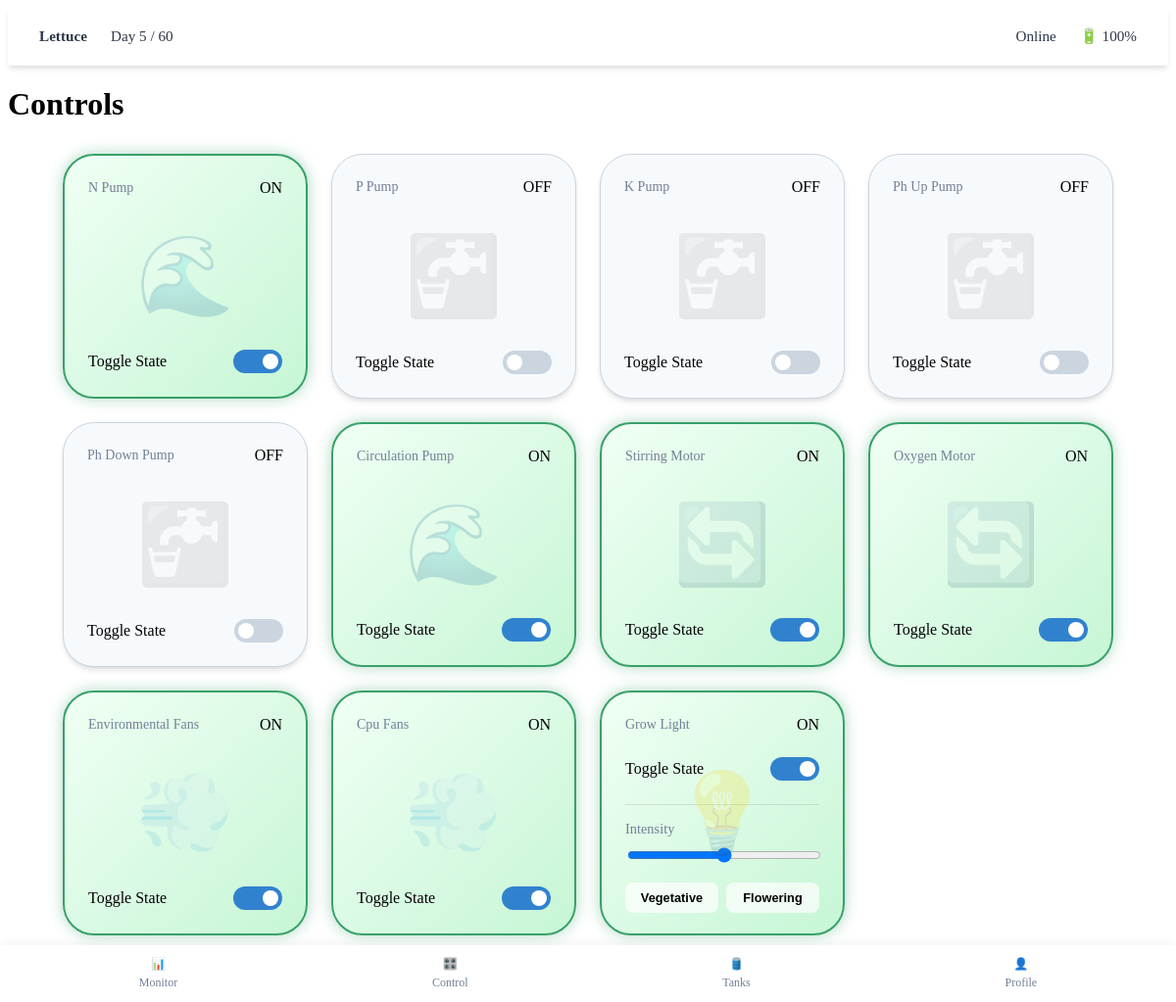
Screenshot of /controls (signed in) with the database file from the repository.
### models.py (models this page shows)
class Plant(db.Model):
    id = db.Column(db.Integer, primary_key=True)
    name = db.Column(db.String(100), nullable=False)
    temp_min = db.Column(db.Float, default=20.0)
    temp_max = db.Column(db.Float, default=30.0)
    humidity_min = db.Column(db.Float, default=40.0)
    humidity_max = db.Column(db.Float, default=70.0)
    ph_min = db.Column(db.Float, default=5.5)
    ph_max = db.Column(db.Float, default=6.5)
    tds_min = db.Column(db.Float, default=800.0)
    tds_max = db.Column(db.Float, default=1200.0)
    n_min = db.Column(db.Float, default=100.0)
    n_max = db.Column(db.Float, default=200.0)
    p_min = db.Column(db.Float, default=30.0)
    p_max = db.Column(db.Float, default=50.0)
    k_min = db.Column(db.Float, default=100.0)
    k_max = db.Column(db.Float, default=300.0)
    light_min = db.Column(db.Float, default=1000.0)
    light_max = db.Column(db.Float, default=20000.0)
    expected_days = db.Column(db.Integer, default=60)
    start_date = db.Column(db.DateTime, default=datetime.utcnow)

class ControlStatus(db.Model):
    id = db.Column(db.Integer, primary_key=True)
    name = db.Column(db.String(50), unique=True, nullable=False) # e.g., 'n_pump', 'grow_light'
    is_on = db.Column(db.Boolean, default=False)
    settings = db.Column(db.JSON, nullable=True) # Store intensity, spectrum for lights

### routes/views.py (the view)
@views.route('/controls')
@login_required
def controls():
    plant = Plant.query.first()
    controls = ControlStatus.query.all()
    return render_template('controls.html', user=current_user, controls=controls, plant=plant)

### templates/controls.html (shortened to what this page needs)
{% extends "base.html" %}
{% block content %}
<h1 style="margin-bottom: 1.5rem;">Controls</h1>
<div class="card-grid">
    {% for control in controls %}
    {% set theme = '' %}
    {% set icon_off = '🔌' %}
    {% set icon_on = '⚡' %}
    {% if 'pump' in control.name %}
    {% set icon_off = '🚰' %}
    {% set icon_on = '🌊' %}
    {% elif 'fan' in control.name %}
    {% set icon_off = '🛑' %}
    {% set icon_on = '💨' %}
    {% elif 'light' in control.name %}
    {% set icon_off = '🌑' %}
    {% set icon_on = '💡' %}
    {% elif 'motor' in control.name %}
    {% set icon_off = '⚙️' %}
    {% set icon_on = '🔄' %}
    {% endif %}
    <div class="card {{ 'card-on' if control.is_on else 'card-off' }}" id="card-{{ control.name }}"
        data-icon-on="{{ icon_on }}" data-icon-off="{{ icon_off }}"
        style="{{ 'transition: background 0.5s ease;' if control.name == 'grow_light' else '' }}">
        <span class="bg-icon" id="icon-{{ control.name }}">
            {{ icon_on if control.is_on else icon_off }}
        </span>
        <div class="card-header">
            <span class="card-title" style="text-transform: capitalize;">{{ control.name.replace('_', ' ') }}</span>
            <div class="status-badge {{ 'status-online' if control.is_on else 'status-offline' }}"
                id="badge-{{ control.name }}">
                {{ 'ON' if control.is_on else 'OFF' }}
            </div>
        </div>
        <div style="display: flex; justify-content: space-between; align-items: center; margin-top: 1rem;">
            <span>Toggle State</span>
            <label class="switch">
                <span class="slider round"></span>
            </label>
        </div>
        {% if control.name == 'grow_light' %}
        <div style="margin-top: 1.5rem; border-top: 1px solid rgba(0,0,0,0.1); padding-top: 1rem;">
            <div style="margin-bottom: 0.5rem; font-size: 0.9rem; color: var(--text-secondary);">Intensity</div>
            <input type="range" min="0" max="100" value="50" style="width: 100%;">
            <div style="margin-top: 1rem; display: flex; gap: 0.5rem;">
                <button class="btn" onclick="setLightColor('vegetative')"
                    style="font-size: 0.8rem; padding: 0.5rem; background: rgba(255,255,255,0.7); flex: 1;">Vegetative</button>
                <button class="btn" onclick="setLightColor('flowering')"
                    style="font-size: 0.8rem; padding: 0.5rem; background: rgba(255,255,255,0.7); flex: 1;">Flowering</button>
            </div>
        </div>
        {% endif %}
    </div>
    {% endfor %}
</div>
{% endblock %}

### templates/base.html (shortened to what this page needs)
<!DOCTYPE html>
<html lang="en">
<head>
    <link rel="stylesheet" href="{{ url_for('static', filename='css/style.css') }}">
</head>
<body>
    {% if current_user.is_authenticated %}
    <header class="app-header">
        <div class="header-info">
            <div style="font-weight: bold; color: var(--text-primary);">
                {% if plant %}{{ plant.name }}{% else %}No Plant{% endif %}
            </div>
            <div>Day {{ 5 }} / {{ plant.expected_days if plant else 60 }}</div>
        </div>
        <div class="header-info">
            <div class="status-badge status-online">Online</div>
            <div>🔋 100%</div>
        </div>
    </header>
    {% endif %}
    <main class="container">
        {% block content %}{% endblock %}
    </main>
    {% if current_user.is_authenticated %}
    <nav class="bottom-nav">
        <a href="{{ url_for('views.monitor') }}" class="nav-item {% if request.endpoint == 'views.monitor' %}active{% endif %}">
            <span>📊</span>
            <span>Monitor</span>
        </a>
        <a href="{{ url_for('views.controls') }}" class="nav-item {% if request.endpoint == 'views.controls' %}active{% endif %}">
            <span>🎛️</span>
            <span>Control</span>
        </a>
        <a href="{{ url_for('views.tanks') }}" class="nav-item {% if request.endpoint == 'views.tanks' %}active{% endif %}">
            <span>🛢️</span>
            <span>Tanks</span>
        </a>
        <a href="{{ url_for('views.profile') }}" class="nav-item {% if request.endpoint == 'views.profile' %}active{% endif %}">
            <span>👤</span>
            <span>Profile</span>
        </a>
    </nav>
    <div style="height: 60px;"></div>
    {% endif %}
</body>
</html>

### static/css/style.css (style rules this page uses)
:root { --bg-color: #f4f6f8; --card-bg: #ffffff; --text-primary: #2d3748; --text-secondary: #718096; --primary-color: #3182ce; --accent-color: #38a169; --danger-color: #e53e3e; --warning-color: #ecc94b; --success-color: #48bb78; --shadow-sm: 0 1px 3px 0 rgba(0, 0, 0, 0.1), 0 1px 2px 0 rgba(0, 0, 0, 0.06); --shadow-md: 0 4px 6px -1px rgba(0, 0, 0, 0.1), 0 2px 4px -1px rgba(0, 0, 0, 0.06); --radius-lg: 2rem; --font-family: 'Inter', system-ui, -apple-system, sans-serif; }
.card-grid { display: grid; grid-template-columns: repeat(auto-fill, minmax(200px, 250px)); justify-content: center; gap: 1.5rem; margin-top: 2rem; }
.card { background-color: var(--card-bg); border-radius: var(--radius-lg); padding: 1.5rem; box-shadow: var(--shadow-md); transition: transform 0.2s, box-shadow 0.2s; cursor: pointer; text-decoration: none; color: inherit; display: flex; flex-direction: column; justify-content: space-between; aspect-ratio: 1 / 1; position: relative; overflow: hidden; }
.card-header { display: flex; justify-content: space-between; align-items: center; margin-bottom: 0.5rem; }
.card-title { font-size: 0.875rem; color: var(--text-secondary); font-weight: 500; }
.app-header { background: rgba(255, 255, 255, 0.85); backdrop-filter: blur(12px); -webkit-backdrop-filter: blur(12px); box-shadow: 0 4px 6px -1px rgba(0, 0, 0, 0.1), 0 2px 4px -1px rgba(0, 0, 0, 0.06); padding: 1.25rem 2rem; position: sticky; top: 0; z-index: 50; display: flex; justify-content: space-between; align-items: center; border-bottom: 1px solid rgba(255, 255, 255, 0.3); }
.header-info { display: flex; gap: 1.5rem; align-items: center; font-size: 0.95rem; color: var(--text-primary); font-weight: 500; }
.bg-icon { position: absolute; top: 50%; left: 50%; transform: translate(-50%, -50%); font-size: 5rem; opacity: 0.2; pointer-events: none; transition: opacity 0.3s ease; z-index: 0; }
.card-header, .card-value, .card-unit { position: relative; z-index: 1; }
.card-off { background: #f7fafc !important; border: 1px solid #cbd5e0; }
.card-off .bg-icon { opacity: 0.1; filter: grayscale(100%); }
.card-on { background: linear-gradient(135deg, #f0fff4 0%, #c6f6d5 100%) !important; border: 2px solid #38a169; box-shadow: 0 0 15px rgba(56, 161, 105, 0.4); }
.btn { display: inline-block; padding: 0.75rem 1.5rem; border-radius: 0.5rem; font-weight: 600; text-align: center; cursor: pointer; transition: background-color 0.2s; border: none; width: 100%; }
.bottom-nav { position: fixed; bottom: 0; left: 0; right: 0; background: var(--card-bg); display: flex; justify-content: space-around; padding: 0.75rem; box-shadow: 0 -2px 10px rgba(0, 0, 0, 0.05); z-index: 40; }
.nav-item { color: var(--text-secondary); text-decoration: none; font-size: 0.75rem; display: flex; flex-direction: column; align-items: center; gap: 0.25rem; }
.switch { position: relative; display: inline-block; width: 50px; height: 24px; }
.slider { position: absolute; cursor: pointer; top: 0; left: 0; right: 0; bottom: 0; background-color: #cbd5e0; transition: .4s; }
.slider:before { position: absolute; content: ""; height: 16px; width: 16px; left: 4px; bottom: 4px; background-color: white; transition: .4s; }
input:checked+.slider { background-color: var(--primary-color); }
input:checked+.slider:before { transform: translateX(26px); }
.slider.round { border-radius: 34px; }
.slider.round:before { border-radius: 50%; }

### rows the page displays
Plant: name "Lettuce", expected_days "60"
ControlStatus: is_on "🌊", name.replace "N Pump", is_on "ON"
ControlStatus: name.replace "P Pump", is_on "OFF"
ControlStatus: name.replace "K Pump", is_on "OFF"
ControlStatus: name.replace "Ph Up Pump", is_on "OFF"
ControlStatus: name.replace "Ph Down Pump", is_on "OFF"
ControlStatus: is_on "🌊", name.replace "Circulation Pump", is_on "ON"
ControlStatus: is_on "🔄", name.replace "Stirring Motor", is_on "ON"
ControlStatus: is_on "🔄", name.replace "Oxygen Motor", is_on "ON"
ControlStatus: is_on "💨", name.replace "Environmental Fans", is_on "ON"
ControlStatus: is_on "💨", name.replace "Cpu Fans", is_on "ON"
ControlStatus: is_on "💡", name.replace "Grow Light", is_on "ON"

### other values shown
{{ 5 }} "5"
